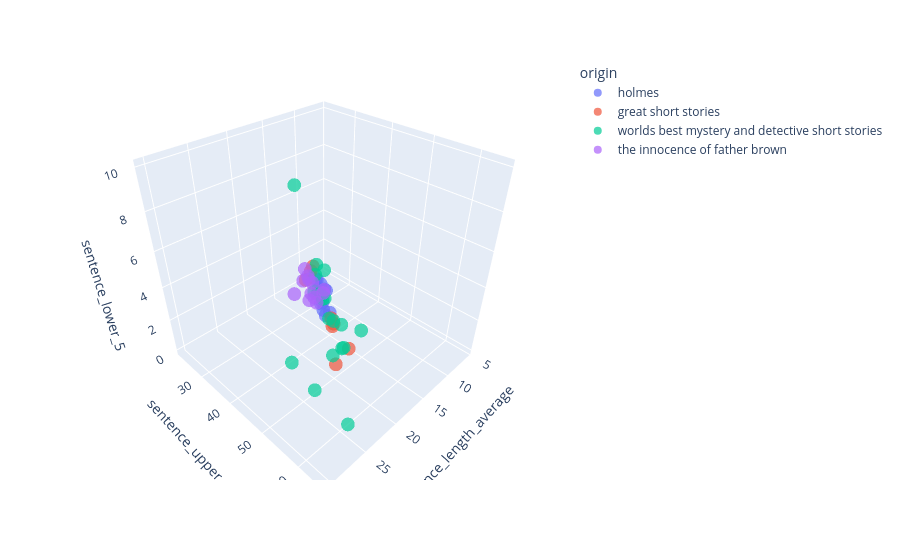

The cell this chart's notebook holds for it:
### Code cell
fig = px.scatter_3d(
    human_stories_df,
    "sentence_length_average",
    "sentence_upper_95",
    "sentence_lower_5",
    color="origin",
    opacity=0.7
)

fig.show()

### Figure 1 — Plotly figure (JSON) as saved in the notebook; plotly's stock layout.template omitted (floating-point values rounded to 4 significant figures)
{"data": [{"hovertemplate": "origin=holmes<br>sentence_length_average=%{x}<br>sentence_upper_95=%{y}<br>sentence_lower_5=%{z}<extra></extra>", "legendgroup": "holmes", "marker": {"color": "#636efa", "opacity": 0.7, "symbol": "circle"}, "mode": "markers", "name": "holmes", "scene": "scene", "showlegend": true, "type": "scatter3d", "x": [12.78, 16.69, 15.71, 14.7, 15.15, 14.39, 13.65, 15.47, 16.02, 13.68, 15.25, 14.84], "y": [32.0, 41.0, 39.0, 36.0, 39.0, 39.0, 36.0, 38.0, 39.0, 36.55, 36.0, 36.0], "z": [2.0, 2.0, 2.0, 2.3, 1.0, 1.0, 2.0, 3.0, 2.0, 2.0, 3.0, 2.0]}, {"hovertemplate": "origin=great short stories<br>sentence_length_average=%{x}<br>sentence_upper_95=%{y}<br>sentence_lower_5=%{z}<extra></extra>", "legendgroup": "great short stories", "marker": {"color": "#EF553B", "opacity": 0.7, "symbol": "circle"}, "mode": "markers", "name": "great short stories", "scene": "scene", "showlegend": true, "type": "scatter3d", "x": [18.36, 22.2, 19.64, 14.42, 15.62, 18.05, 15.06, 11.7], "y": [41.0, 54.0, 49.0, 33.0, 47.0, 46.0, 40.6, 26.0], "z": [5.0, 2.0, 3.0, 3.0, 0.0, 2.0, 1.0, 1.0]}, {"hovertemplate": "origin=worlds best mystery and detective short stories<br>sentence_length_average=%{x}<br>sentence_upper_95=%{y}<br>sentence_lower_5=%{z}<extra></extra>", "legendgroup": "worlds best mystery and detective short stories", "marker": {"color": "#00cc96", "opacity": 0.7, "symbol": "circle"}, "mode": "markers", "name": "worlds best mystery and detective short stories", "scene": "scene", "showlegend": true, "type": "scatter3d", "x": [12.74, 27.84, 12.7, 27.07, 17.92, 5.701, 11.97, 17.28, 18.07, 15.71, 17.07, 17.1, 17.85, 17.89, 21.46, 14.59, 11.19, 30.29, 22.71], "y": [34.5, 58.5, 32.0, 65.0, 43.0, 22.0, 45.0, 45.0, 48.9, 41.0, 41.05, 47.0, 49.0, 46.0, 47.0, 34.75, 29.0, 58.0, 45.0], "z": [1.0, 3.0, 1.0, 2.0, 3.25, 0.0, 0.0, 2.0, 1.0, 1.2, 3.0, 2.0, 1.0, 0.0, 5.0, 3.0, 2.3, 5.15, 10.0]}, {"hovertemplate": "origin=the innocence of father brown<br>sentence_length_average=%{x}<br>sentence_upper_95=%{y}<br>sentence_lower_5=%{z}<extra></extra>", "legendgroup": "the innocence of father brown", "marker": {"color": "#ab63fa", "opacity": 0.7, "symbol": "circle"}, "mode": "markers", "name": "the innocence of father brown", "scene": "scene", "showlegend": true, "type": "scatter3d", "x": [17.63, 15.45, 18.76, 23.25, 18.76, 17.12, 16.02, 18.39, 16.55, 18.67, 16.99, 17.39], "y": [39.0, 34.0, 42.0, 45.0, 44.55, 37.45, 40.0, 42.0, 34.5, 40.35, 36.0, 39.0], "z": [3.0, 3.0, 3.4, 5.0, 4.0, 3.55, 3.0, 3.0, 3.0, 3.0, 4.0, 3.6]}], "layout": {"legend": {"title": {"text": "origin"}, "tracegroupgap": 0}, "margin": {"t": 60}, "scene": {"domain": {"x": [0, 1], "y": [0, 1]}, "xaxis": {"title": {"text": "sentence_length_average"}}, "yaxis": {"title": {"text": "sentence_upper_95"}}, "zaxis": {"title": {"text": "sentence_lower_5"}}}}}
